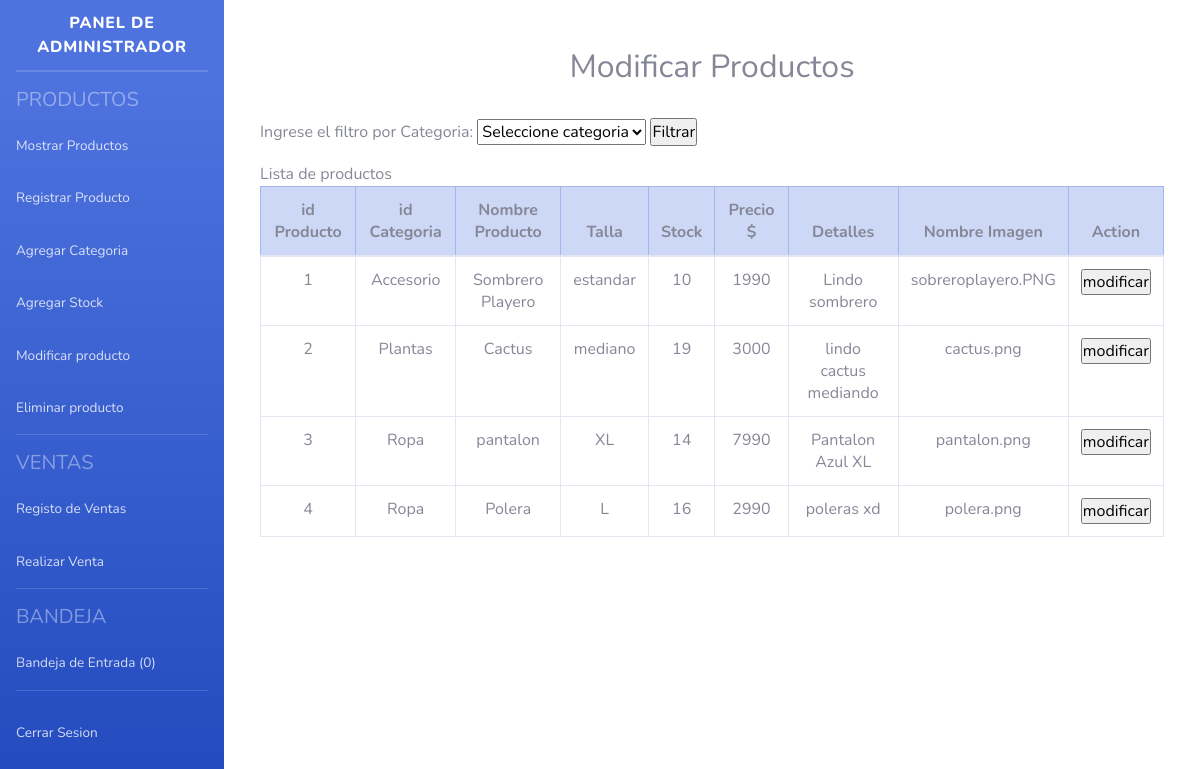
The page /latienditadececi/panel.php?pagina=mod_prod on the database its author committed.
### tables this page shows
CREATE TABLE `producto` (
  `id_producto` int(11) NOT NULL,
  `id_categoria1` int(11) NOT NULL,
  `nombre_producto` varchar(100) NOT NULL,
  `talla` varchar(10) DEFAULT NULL,
  `stock` int(11) NOT NULL,
  `precio` int(11) NOT NULL,
  `detalles` varchar(250) DEFAULT NULL,
  `nombre_imagen` varchar(100) NOT NULL
);

CREATE TABLE `categoria` (
  `id_categoria` int(11) NOT NULL,
  `nombre_categoria` varchar(100) NOT NULL,
  `imagen_categoria` varchar(100) NOT NULL
);

### latienditadececi/vistas/mod_prod.php (the view, shortened to what this page needs)
<html>
<body>
<?php
    include "conexion.php";
?>
<br> <br> <br>
<div class="container row">
    <div class="container col lg-12 md-12 mb-5">
        <br><br>
        <h2 class="text-center">Modificar Productos</h2><br>
        <?php
            if(isset($_POST["boton_mod"]))
                        {
                            $codprod=$_POST["cod_prod"];
                            ?>
                    <caption>Usted va a modificar el siguiente producto: </caption>
                <table class="container text-center table table-bordered">
                            <thead class="container table-primary">
                                <tr>
                                    <th>id Producto</th>
                                    <th>id Categoria</th>
                                    <th>Nombre Producto</th>
                                    <th>Talla</th>
                                    <th>Stock</th>
                                    <th>Precio</th>
                                    <th>Detalles</th>
                                    <th>Nombre Imagen</th>
                                </tr>
                            </thead>
                            <tbody>
                                <?php
                                    $sql="SELECT * FROM producto WHERE id_producto='$codprod'";
                                    $result= mysqli_query($conexion,$sql);
                                    while($mostrar=mysqli_fetch_array($result))
                                    {
                                ?>
                                    <tr>
                                        <td><?php echo $mostrar['id_producto']?></td>
                                        <td><center><?php
                                            $categ=$mostrar['id_categoria1'];
                                            $cat="SELECT * FROM categoria WHERE id_categoria='$categ' ";
                                            $result_uni=mysqli_query($conexion,$cat);
                                            while($mostrar_uni=mysqli_fetch_array($result_uni))
                                            {
                                                echo $mostrar_uni['nombre_categoria'];
                                            }
                                        ?></center></td>
                                        <td><center><?php echo $mostrar['nombre_producto']?></center></td>
                                        <td><center><?php echo $mostrar['talla']?></center></td>
                                        <td><center><?php echo $mostrar['stock']?></center></td>
                                        <td><center><?php echo "$ ".$mostrar['precio']?></center></td>
                                        <td><center><?php echo $mostrar['detalles']?></center></td>
                                        <td><center>
                                            <?php echo $mostrar['nombre_imagen']?>
                                        </center></td>
                                    </tr>
                                    <?php
                                    }
                                    ?>
                            </tbody>
                </table>
                        <form action="panel.php?pagina=mod_prod" method="POST">
                            <label>Nombre Producto:</label>
                            <input type="text" name="nombreprod" autocomplete="off" placeholder="Ingrese nombre producto"><br>
                            <label>Categoria del producto: </label>
                            <select name="categoria">
                                        <option>Seleccione:</option>
                                        <?php
                                            $sql="SELECT * FROM categoria";
                                            $cont=1;
                                            $result_uni=mysqli_query($conexion,$sql);
                                            while($mostrar=mysqli_fetch_array($result_uni))
                                            {
                                            echo " <option value=".$cont.">".$mostrar['nombre_categoria']."</option>";
                                            $cont++;
                                            }
                                        ?>
                                    </select><br>
                            <label>Talla o tamaño:</label>
                            <input type="text" name="tallaprod" autocomplete="off" placeholder=" "><br>
                            <label>Stock Disponible:</label>
                            <input type="number" name="stockprod"><br>
                            <label>Precio:</label>
                            <input type="number" name="precioprod"><br>
                            <label>Detalle:</label><br>
                            <textarea placeholder="Descripcion producto" rows="5" cols="50" name="details"></textarea><br>
                            <label>Imagen:</label>
                            <input name="archivo" type="file"/><br><br>
                            <input type="hidden" name="cod_prod" value="<?php echo $codprod; ?>">
                        <input type="submit" name="boton_cambiar" value="Modificar Producto">
                         </form>
                            <?php
        }else{
                        ?>
                <form action="panel.php?pagina=mod_prod" method="POST">
                 <p class="busqueda">Ingrese el filtro por Categoria:
                        <select name="categoria">
                            <option> Seleccione categoria </option>
                        </select>
                        <input type="submit" value="Filtrar" name="boton_filtrar">
                        </p>
                </form>
            <?php
                if(isset($_POST["boton_filtrar"]))
                {
                    $categoria=$_POST["categoria"];
                ?>
                <caption>Lista de productos</caption>
                <table class="container text-center table table-bordered">
                    <thead class="container table-primary">
                    <tr>
                                    <th>id Producto</th>
                                    <th>id Categoria</th>
                                    <th>Nombre Producto</th>
                                    <th>Talla</th>
                                    <th>Stock</th>
                                    <th>Precio</th>
                                    <th>Detalles</th>
                                    <th>Nombre Imagen</th>
                                    <th>Action</th>
                                </tr>
                            </thead>
                            <tbody>
                                <?php
                                    $sql="SELECT * FROM producto WHERE id_categoria1='$categoria'";
                                    $result= mysqli_query($conexion,$sql);
                                    while($mostrar=mysqli_fetch_array($result))
                                    {
                                ?>
                                    <tr>
                                        <td><?php echo $mostrar['id_producto']?></td>
                                        <td><center><?php
                                            $categ=$mostrar['id_categoria1'];
                                            $cat="SELECT * FROM categoria WHERE id_categoria='$categ' ";
                                            $result_uni=mysqli_query($conexion,$cat);
                                            while($mostrar_uni=mysqli_fetch_array($result_uni))
                                            {
                                                echo $mostrar_uni['nombre_categoria'];
                                            }
                                        ?></center></td>
                                        <td><center><?php echo $mostrar['nombre_producto']?></center></td>
                                        <td><center><?php echo $mostrar['talla']?></center></td>
                                        <td><center><?php echo $mostrar['stock']?></center></td>
                                        <td><center><?php echo "$ ".$mostrar['precio']?></center></td>
                                        <td><center><?php echo $mostrar['detalles']?></center></td>
                                        <td><center>
                                            <?php echo $mostrar['nombre_imagen']?>
                                        </center></td>
                                        <td><center>
                                            <form action="panel.php?pagina=mod_prod" method="POST">
                                            <input type="hidden" name="cod_prod" value="<?php echo $mostrar['id_producto']?>">
                                            <input type="submit" value="modificar" name="boton_mod">
                                            </form>
                                        </center></td>
                                    </tr>
                                    <?php
                                    }
                                    ?>
                            </tbody>
                </table>
                <?php
    }else{
            ?>
            <caption>Lista de productos</caption>
            <table class="container text-center table table-bordered">
                <thead class="container table-primary">
                <tr>
                                    <th>id Producto</th>
                                    <th>id Categoria</th>
                                    <th>Nombre Producto</th>
                                    <th>Talla</th>
                                    <th>Stock</th>
                                    <th>Precio $</th>
                                    <th>Detalles</th>
                                    <th>Nombre Imagen</th>
                                    <th>Action</th>
                                </tr>
                            </thead>
                            <tbody>
                                <?php
                                    $sql="SELECT * FROM producto";
                                    $result= mysqli_query($conexion,$sql);
                                    while($mostrar=mysqli_fetch_array($result))
                                    {
                                ?>
                                    <tr>
                                        <td><?php echo $mostrar['id_producto']?></td>
                                        <td><center><?php
                                            $categ=$mostrar['id_categoria1'];
                                            $cat="SELECT * FROM categoria WHERE id_categoria='$categ' ";
                                            $result_uni=mysqli_query($conexion,$cat);
                                            while($mostrar_uni=mysqli_fetch_array($result_uni))
                                            {
                                                echo $mostrar_uni['nombre_categoria'];
                                            }
                                        ?></center></td>
                                        <td><center><?php echo $mostrar['nombre_producto']?></center></td>
                                        <td><center><?php echo $mostrar['talla']?></center></td>
                                        <td><center><?php echo $mostrar['stock']?></center></td>
                                        <td><center><?php echo $mostrar['precio']?></center></td>
                                        <td><center><?php echo $mostrar['detalles']?></center></td>
                                        <td><center>
                                            <?php echo $mostrar['nombre_imagen']?>
                                        </center></td>
                                        <td><center>
                                            <form action="panel.php?pagina=mod_prod" method="POST">
                                            <input type="submit" value="modificar" name="boton_mod">
                                            </form>
                                        </center></td>
                                    </tr>
                                    <?php
                                    }
                                    ?>
                            </tbody>
                </table>
                        <?php
                         }
                    }
                        ?>
    </div>

### latienditadececi/panel.php (style rules this page uses)
* { margin: 0; padding: 0; -webkit-box-sizing: border-box; -moz-box-sizing: border-box; box-sizing: border-box; }

### rows shown on the page
producto: id_producto "1", nombre_producto "Sombrero Playero", talla "estandar", stock "10", precio "1990", detalles "Lindo sombrero", nombre_imagen "sobreroplayero.PNG"
categoria: nombre_categoria "Accesorio"
producto: id_producto "2", nombre_producto "Cactus", talla "mediano", stock "19", precio "3000", detalles "lindo cactus mediando", nombre_imagen "cactus.png"
categoria: nombre_categoria "Plantas"
producto: id_producto "3", nombre_producto "pantalon", talla "XL", stock "14", precio "7990", detalles "Pantalon Azul XL", nombre_imagen "pantalon.png"
categoria: nombre_categoria "Ropa"
producto: id_producto "4", nombre_producto "Polera", talla "L", stock "16", precio "2990", detalles "poleras xd", nombre_imagen "polera.png"

### other values the page prints
$rowcount "0"
